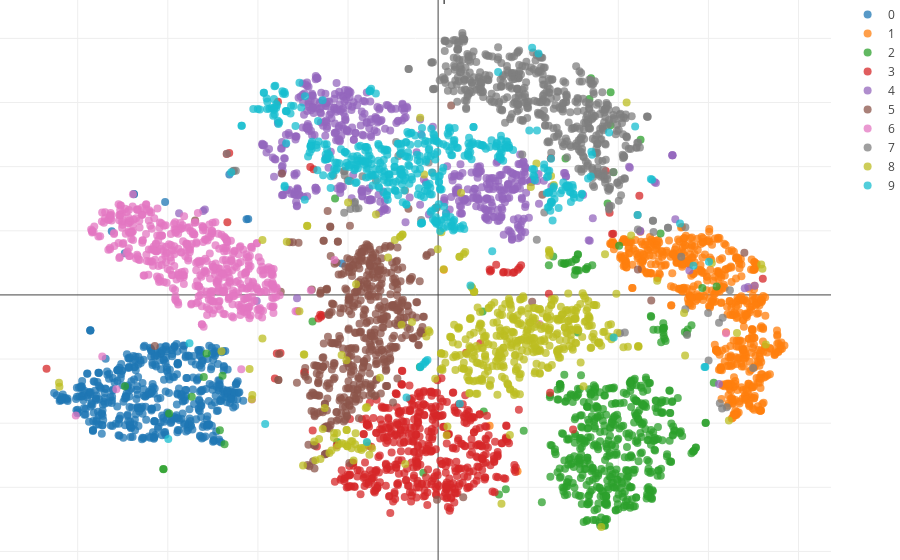

Notebook cell for this chart:
### Code cell
start = time()
plotfor = 5000
plot = TSNE(n_components=2, 
            n_iter=1000,
            n_iter_without_progress=250,
            n_jobs=8,
            random_state=42).fit_transform(X=x_train[:plotfor].reshape(-1,784))

TSNE_3d(plot, y_train[:plotfor].reshape(-1), f'3D tSNE plot{(time()-start):.2f}s')

### Figure 1 — Plotly figure (JSON) as saved in the notebook; plotly's stock layout.template omitted (floating-point values rounded to 4 significant figures; data arrays with more than 128 entries replaced by an {"elided": "..."} marker saying what was removed)
{"data": [{"hoverinfo": "name", "marker": {"line": {"color": [0.8941, 0.102, 0.1098, 1]}, "opacity": 0.75, "size": 8}, "mode": "markers", "name": "0", "text": ["0"], "type": "scatter", "uid": "ae224014-bd38-47ea-a987-9b7f601d4a66", "x": {"elided": "488 float values"}, "y": {"elided": "488 float values"}}, {"hoverinfo": "name", "marker": {"line": {"color": [0.8941, 0.102, 0.1098, 1]}, "opacity": 0.75, "size": 8}, "mode": "markers", "name": "1", "text": ["1"], "type": "scatter", "uid": "39178532-46f7-48f6-9fc3-e047a73e69dd", "x": {"elided": "559 float values"}, "y": {"elided": "559 float values"}}, {"hoverinfo": "name", "marker": {"line": {"color": [0.2157, 0.4941, 0.7216, 1]}, "opacity": 0.75, "size": 8}, "mode": "markers", "name": "2", "text": ["2"], "type": "scatter", "uid": "eb96e85c-91a3-4fe9-9e92-0d8f489a772d", "x": {"elided": "520 float values"}, "y": {"elided": "520 float values"}}, {"hoverinfo": "name", "marker": {"line": {"color": [0.302, 0.6863, 0.2902, 1]}, "opacity": 0.75, "size": 8}, "mode": "markers", "name": "3", "text": ["3"], "type": "scatter", "uid": "14f12479-042b-42de-8f70-ea3b69c3ee23", "x": {"elided": "506 float values"}, "y": {"elided": "506 float values"}}, {"hoverinfo": "name", "marker": {"line": {"color": [0.5961, 0.3059, 0.6392, 1]}, "opacity": 0.75, "size": 8}, "mode": "markers", "name": "4", "text": ["4"], "type": "scatter", "uid": "905fa54a-bb49-47b0-bdbe-10ccb8098218", "x": {"elided": "494 float values"}, "y": {"elided": "494 float values"}}, {"hoverinfo": "name", "marker": {"line": {"color": [1, 0.498, 0, 1]}, "opacity": 0.75, "size": 8}, "mode": "markers", "name": "5", "text": ["5"], "type": "scatter", "uid": "9199d026-2bc6-4d75-b244-a9055ee35fef", "x": {"elided": "487 float values"}, "y": {"elided": "487 float values"}}, {"hoverinfo": "name", "marker": {"line": {"color": [1, 1, 0.2, 1]}, "opacity": 0.75, "size": 8}, "mode": "markers", "name": "6", "text": ["6"], "type": "scatter", "uid": "93b99260-9690-4bc2-a6ce-44795d7d696e", "x": {"elided": "494 float values"}, "y": {"elided": "494 float values"}}, {"hoverinfo": "name", "marker": {"line": {"color": [0.651, 0.3373, 0.1569, 1]}, "opacity": 0.75, "size": 8}, "mode": "markers", "name": "7", "text": ["7"], "type": "scatter", "uid": "21f07b50-f3d6-4f2f-bd34-30fcb8f06b5b", "x": {"elided": "530 float values"}, "y": {"elided": "530 float values"}}, {"hoverinfo": "name", "marker": {"line": {"color": [0.9686, 0.5059, 0.749, 1]}, "opacity": 0.75, "size": 8}, "mode": "markers", "name": "8", "text": ["8"], "type": "scatter", "uid": "e50e947d-5d87-4923-bece-2e1ad5ea7635", "x": {"elided": "468 float values"}, "y": {"elided": "468 float values"}}, {"hoverinfo": "name", "marker": {"line": {"color": [0.6, 0.6, 0.6, 1]}, "opacity": 0.75, "size": 8}, "mode": "markers", "name": "9", "text": ["9"], "type": "scatter", "uid": "8dc8c118-e966-4d86-a6c3-3c5519b2ee43", "x": {"elided": "454 float values"}, "y": {"elided": "454 float values"}}], "layout": {"margin": {"b": 0, "l": 0, "r": 0, "t": 0}, "title": "3D tSNE plot10.77s"}}
